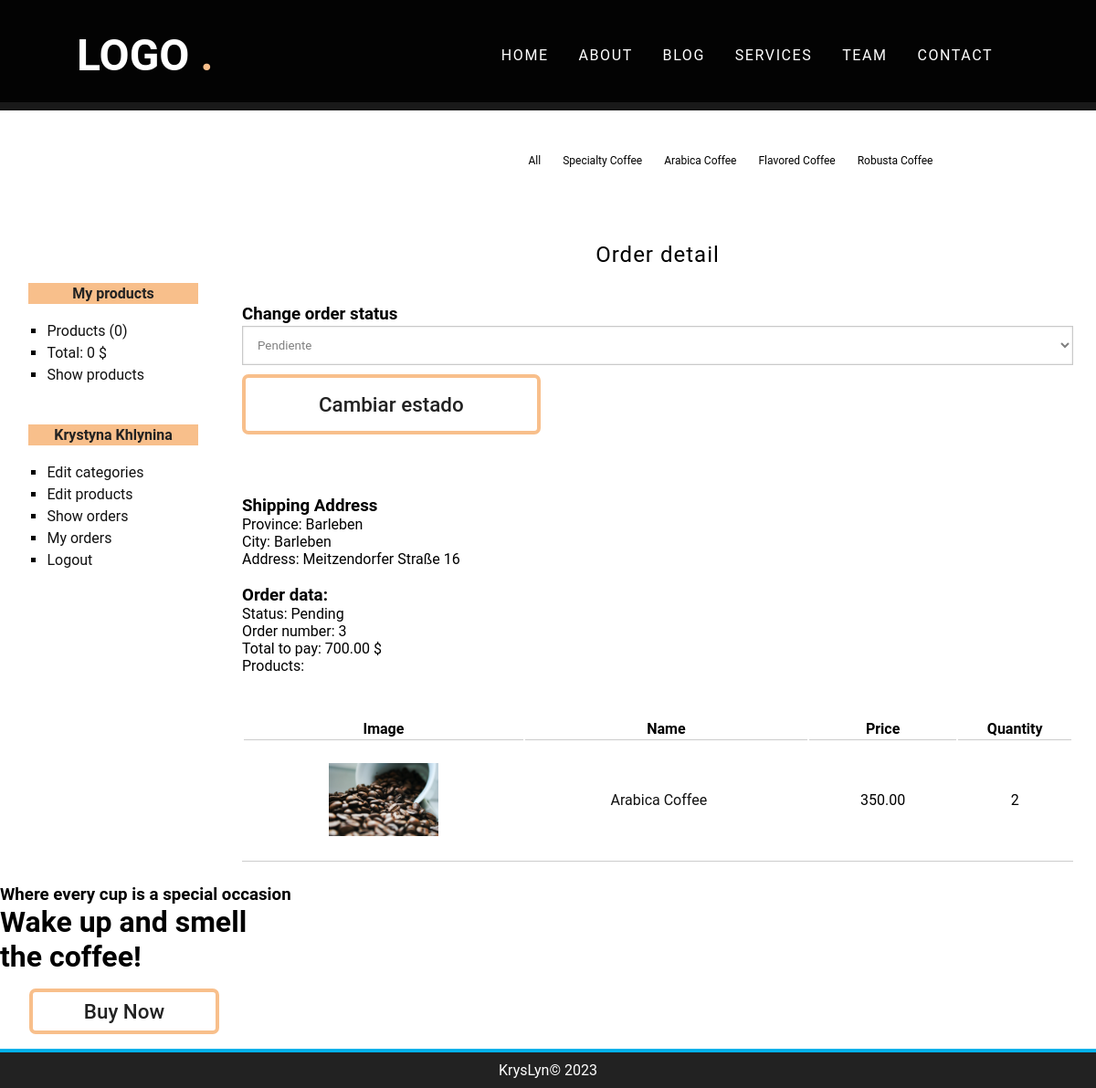
Page /pedido/detalle&id=3 (signed in) on the committed database.
### tables this page shows
CREATE TABLE `categorias` (
  `id` int(255) NOT NULL,
  `nombre` varchar(100) NOT NULL
);

CREATE TABLE `pedidos` (
  `id` int(255) NOT NULL,
  `usuario_id` int(255) NOT NULL,
  `provincia` varchar(100) NOT NULL,
  `localidad` varchar(100) NOT NULL,
  `direccion` varchar(255) NOT NULL,
  `coste` float(200,2) NOT NULL,
  `estado` varchar(20) NOT NULL,
  `fecha` date DEFAULT NULL,
  `hora` time DEFAULT NULL
);

CREATE TABLE `lineas_pedidos` (
  `id` int(255) NOT NULL,
  `pedido_id` int(255) NOT NULL,
  `producto_id` int(255) NOT NULL,
  `unidades` int(255) NOT NULL
);

CREATE TABLE `productos` (
  `id` int(255) NOT NULL,
  `categoria_id` int(255) NOT NULL,
  `nombre` varchar(100) NOT NULL,
  `descripcion` text DEFAULT NULL,
  `precio` float(100,2) NOT NULL,
  `stock` int(255) NOT NULL,
  `oferta` varchar(2) DEFAULT NULL,
  `fecha` date NOT NULL,
  `imagen` varchar(255) DEFAULT NULL
);

### config/db.php (called while the page is built)
<?php
class Database{
	public static function connect(){
		$db = new mysqli('localhost', 'root', '', 'tienda_master');
		$db->query("SET NAMES 'utf8'");
		return $db;
	}
}

### helpers/utils.php (called while the page is built, shortened)
<?php
class Utils{
	public static function showCategorias(){
		require_once 'models/categoria.php';
		$categoria = new Categoria();
		$categorias = $categoria->getAll();
		return $categorias;
	}
	public static function showStatus($status){
		$value = 'Pending';
		if($status == 'confirm'){
			$value = 'Pending';
		}elseif($status == 'preparation'){
			$value = 'Processing';
		}elseif($status == 'ready'){
			$value = 'ready to ship';
		}elseif($status = 'sended'){
			$value = 'order sent';
		}
		return $value;
	}
}

### models/categoria.php (called while the page is built, shortened)
<?php
class Categoria{
	private $db;
	public function __construct() {
		$this->db = Database::connect();
	}
	public function getAll(){
		$categorias = $this->db->query("SELECT * FROM categorias ORDER BY id DESC;");
		return $categorias;
	}
}

### models/pedido.php (called while the page is built, shortened)
<?php
class Pedido{
	private $id;
	private $db;
	public function __construct() {
		$this->db = Database::connect();
	}
	function getId() {
		return $this->id;
	}
	function setId($id) {
		$this->id = $id;
	}
	public function getOne(){
		$producto = $this->db->query("SELECT * FROM pedidos WHERE id = {$this->getId()}");
		return $producto->fetch_object();
	}
	public function getProductosByPedido($id){
		$sql = "SELECT pr.*, lp.unidades FROM productos pr "
				. "INNER JOIN lineas_pedidos lp ON pr.id = lp.producto_id "
				. "WHERE lp.pedido_id={$id}";
		$productos = $this->db->query($sql);
		return $productos;
	}
}

### views/pedido/detalle.php (the view, shortened to what this page needs)
<h1>Order detail</h1>
<?php if (isset($pedido)): ?>
		<?php if(isset($_SESSION['admin'])): ?>
			<h3>Change order status</h3>
			<form action="<?=base_url?>pedido/estado" method="POST">
				<select name="estado">
					<option value="confirm" <?=$pedido->estado == "confirm" ? 'selected' : '';?>>Pendiente</option>
				</select>
				<input type="submit" value="Cambiar estado" />
			</form>
			<br/>
		<?php endif; ?>
		<h3>Shipping Address</h3>
		Province: <?= $pedido->provincia ?>   <br/>
		City: <?= $pedido->localidad ?> <br/>
		Address: <?= $pedido->direccion ?>   <br/><br/>
		<h3>Order data:</h3>
		Status: <?=Utils::showStatus($pedido->estado)?> <br/>
		Order number: <?= $pedido->id ?>   <br/>
		Total to pay: <?= $pedido->coste ?> $ <br/>
		Products:
		<table>
			<tr>
				<th>Image</th>
				<th>Name</th>
				<th>Price</th>
				<th>Quantity</th>
			</tr>
			<?php while ($producto = $productos->fetch_object()): ?>
				<tr>
					<td>
						<?php if ($producto->imagen != null): ?>
							<img src="<?= base_url ?>uploads/images/<?= $producto->imagen ?>" class="img_carrito" />
						<?php else: ?>
							<img src="<?= base_url ?>assets/img/camiseta.png" class="img_carrito" />
						<?php endif; ?>
					</td>
					<td>
						<a href="<?= base_url ?>producto/ver&id=<?= $producto->id ?>"><?= $producto->nombre ?></a>
					</td>
					<td>
						<?= $producto->precio ?>
					</td>
					<td>
						<?= $producto->unidades ?>
					</td>
				</tr>
			<?php endwhile; ?>
		</table>
	<?php endif; ?>

### views/layout/header.php (shortened to what this page needs)
<!DOCTYPE HTML>
<html lang="de">
	<head>
		<link rel="stylesheet" href="<?=base_url?>assets/css/styles.css" />
		<link rel="stylesheet" href="https://cdnjs.cloudflare.com/ajax/libs/font-awesome/6.2.1/css/all.min.css" />
	</head>
	<body>
		<div id="container">
			  <div class="header" id="home">
        <nav id="navbar">
            <a href="#home" class="logo">LOGO <span>.</span></a>
            <div class="links" id="nav">
                <a href="#home">Home</a>
                <a href="#about">About</a>
                <a href="#blog">Blog</a>
                <a href="#service">Services</a>
                <a href="#team">Team</a>
                <a href="#contact">Contact</a>
            </div>
        </nav>
		</div>
<?php $categorias = Utils::showCategorias(); ?>
			<nav id="menu">
				<ul>
					<li>
						<a href="<?=base_url?>">All</a>
					</li>
					<?php while($cat = $categorias->fetch_object()): ?>
						<li>
							<a href="<?=base_url?>categoria/ver&id=<?=$cat->id?>"><?=$cat->nombre?></a>
						</li>
					<?php endwhile; ?>
				</ul>
			</nav>
			<div id="content">

### assets/css/styles.css (style rules this page uses)
:root { --font-heading: crimson; --para-font: #777777; --black: #222222; --bg: #f8bf8b; --white: #fff; }
* { font-family: 'Roboto', sans-serif; margin: 0; padding: 0; box-sizing: border-box; outline: none; border: none; text-decoration: none; transition: 0.2s linear; }
a { color: #111111; }
table { text-align: center; width: 100%; border-bottom: 1px solid #ccc; margin-top: 3rem; }
td { border-top: 1px solid #ccc; padding: 15px; }
td a { margin-right: 1rem; }
#container { width: 100%; margin: 0px auto; box-shadow: 0px 0px 10px gray; background: white; }
.header { width: 100%; height: 14vh; background: var(--black); background-repeat: no-repeat; background-size: cover; }
#navbar { background: rgba(0, 0, 0, 0.9); display: flex; align-items: center; justify-content: space-between; padding: 2rem 7%; position: fixed; top: 0; left: 0; right: 0; z-index: 10000; }
.logo { font-size: 3rem; font-weight: 700; color: var(--white); }
.logo span { color: var(--bg); }
nav .links a { color: var(--white); font-size: 1rem; margin-right: 1.8rem; text-transform: uppercase; letter-spacing: 0.1rem; position: relative; }
nav .links a:after { content: ''; width: 0%; height: 2px; background: var(--bg); position: absolute; left: 0; bottom: -12px; transition: 0.4s; }
#menu { clear: both; background: #fff; color: white; height: 8rem; display: flex; justify-content: center; align-items: center; font-size: 12px; }
#menu ul { list-style: none; text-decoration: none; margin-left: 25rem; }
#menu ul li { line-height: 55px; float: left; }
#menu a { display: block; color: rgb(0, 0, 0); text-decoration: none; padding-left: 12px; padding-right: 12px; transition: all 300ms; }
#content { margin: 0px auto; overflow: hidden; background: #fff; }
label, input[type="text"], input[type="password"], input[type="email"], input[type="number"], select, textarea { display: block; width: 100%; margin-top: 2px; margin-bottom: 2px; }
input[type="text"], input[type="password"], input[type="email"], input[type="number"], select, textarea { border: 1px solid #C9C9C9; box-shadow: 0px 0px 2px #ccc inset; background: white; padding: 12px; color: gray; transition: all 300ms; }
input[type="button"], input[type="submit"], button, .button { padding: 1rem 5rem; margin: 3rem 0; cursor: pointer; color: var(--black); font-size: 1.4rem; font-weight: 500; border: 0.3rem solid var(--bg); border-radius: 7px; background: none; transition: all linear 0.5s; }
label, input[type="button"], input[type="submit"], button { display: block; margin-top: 10px; }
#central h1 { font-size: 24px; font-weight: normal; letter-spacing: 1px; text-align: center; margin-bottom: 20px; padding: 20px; padding-top: 0px; }
.img_carrito { height: 80px; display: block; margin: 10px auto; }

### rows in the picture
categorias: nombre "Specialty Coffee"
categorias: nombre "Arabica Coffee"
categorias: nombre "Flavored Coffee"
categorias: nombre "Robusta Coffee"
pedidos: estado "Pendiente", provincia "Barleben", localidad "Barleben", direccion "Meitzendorfer Straße 16", estado "Pending", id "3", coste "700.00"
lineas_pedidos: producto.imagen (picture), producto.nombre "Arabica Coffee", producto.precio "350.00", unidades "2"

### other values in the picture
$stats['count'] "0"
$stats['total'] "0"
$_SESSION['identity']->nombre "Krystyna"
$_SESSION['identity']->apellidos "Khlynina"
